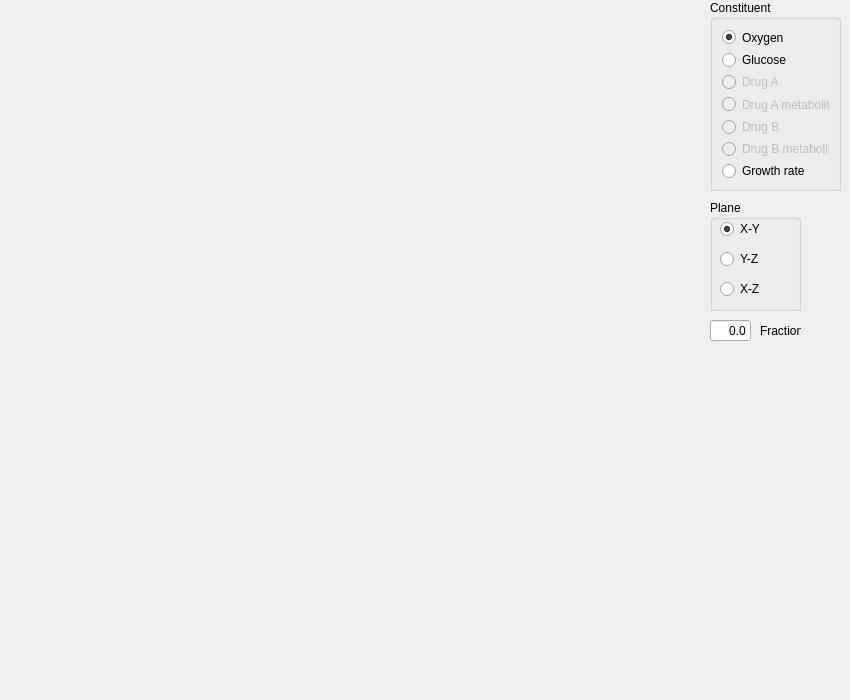
      <widget class="QWidget" name="page_2D">
       <property name="sizePolicy">
        <sizepolicy hsizetype="Fixed" vsizetype="Fixed">
         <horstretch>0</horstretch>
         <verstretch>0</verstretch>
        </sizepolicy>
       </property>
       <property name="maximumSize">
        <size>
         <width>1000</width>
         <height>700</height>
        </size>
       </property>
       <widget class="QWidget" name="widget_canvas" native="true">
        <property name="geometry">
         <rect>
          <x>0</x>
          <y>0</y>
          <width>700</width>
          <height>700</height>
         </rect>
        </property>
        <property name="sizePolicy">
         <sizepolicy hsizetype="Fixed" vsizetype="Fixed">
          <horstretch>0</horstretch>
          <verstretch>0</verstretch>
         </sizepolicy>
        </property>
        <property name="maximumSize">
         <size>
          <width>700</width>
          <height>700</height>
         </size>
        </property>
        <property name="baseSize">
         <size>
          <width>700</width>
          <height>700</height>
         </size>
        </property>
       </widget>
       <widget class="QGroupBox" name="groupBox_constituent">
        <property name="geometry">
         <rect>
          <x>710</x>
          <y>0</y>
          <width>131</width>
          <height>191</height>
         </rect>
        </property>
        <property name="title">
         <string>Constituent</string>
        </property>
        <layout class="QVBoxLayout" name="verticalLayout_3">
         <item>
          <widget class="QRadioButton" name="radioButton_oxygen">
           <property name="text">
            <string>Oxygen</string>
           </property>
           <property name="checked">
            <bool>true</bool>
           </property>
           <attribute name="buttonGroup">
            <string>buttonGroup_constituent</string>
           </attribute>
          </widget>
         </item>
         <item>
          <widget class="QRadioButton" name="radioButton_glucose">
           <property name="text">
            <string>Glucose</string>
           </property>
           <attribute name="buttonGroup">
            <string>buttonGroup_constituent</string>
           </attribute>
          </widget>
         </item>
         <item>
          <widget class="QRadioButton" name="radioButton_drugA">
           <property name="enabled">
            <bool>false</bool>
           </property>
           <property name="text">
            <string>Drug A</string>
           </property>
           <attribute name="buttonGroup">
            <string>buttonGroup_constituent</string>
           </attribute>
          </widget>
         </item>
         <item>
          <widget class="QRadioButton" name="radioButton_drugA_metabolite">
           <property name="enabled">
            <bool>false</bool>
           </property>
           <property name="text">
            <string>Drug A metabolite</string>
           </property>
           <attribute name="buttonGroup">
            <string>buttonGroup_constituent</string>
           </attribute>
          </widget>
         </item>
         <item>
          <widget class="QRadioButton" name="radioButton_drugB">
           <property name="enabled">
            <bool>false</bool>
           </property>
           <property name="text">
            <string>Drug B</string>
           </property>
           <attribute name="buttonGroup">
            <string>buttonGroup_constituent</string>
           </attribute>
          </widget>
         </item>
         <item>
          <widget class="QRadioButton" name="radioButton_drugB_metabolite">
           <property name="enabled">
            <bool>false</bool>
           </property>
           <property name="text">
            <string>Drug B metabolite</string>
           </property>
           <attribute name="buttonGroup">
            <string>buttonGroup_constituent</string>
           </attribute>
          </widget>
         </item>
         <item>
          <widget class="QRadioButton" name="radioButton_growth_rate">
           <property name="text">
            <string>Growth rate</string>
           </property>
           <attribute name="buttonGroup">
            <string>buttonGroup_constituent</string>
           </attribute>
          </widget>
         </item>
        </layout>
       </widget>
       <widget class="QGroupBox" name="groupBox_plane">
        <property name="geometry">
         <rect>
          <x>710</x>
          <y>200</y>
          <width>91</width>
          <height>111</height>
         </rect>
        </property>
        <property name="title">
         <string>Plane</string>
        </property>
        <widget class="QRadioButton" name="radioButton_XY">
         <property name="geometry">
          <rect>
           <x>10</x>
           <y>20</y>
           <width>51</width>
           <height>18</height>
          </rect>
         </property>
         <property name="text">
          <string>X-Y</string>
         </property>
         <property name="checked">
          <bool>true</bool>
         </property>
         <attribute name="buttonGroup">
          <string>buttonGroup_plane</string>
         </attribute>
        </widget>
        <widget class="QRadioButton" name="radioButton_YZ">
         <property name="geometry">
          <rect>
           <x>10</x>
           <y>50</y>
           <width>51</width>
           <height>18</height>
          </rect>
         </property>
         <property name="text">
          <string>Y-Z</string>
         </property>
         <attribute name="buttonGroup">
          <string>buttonGroup_plane</string>
         </attribute>
        </widget>
        <widget class="QRadioButton" name="radioButton_XZ">
         <property name="geometry">
          <rect>
           <x>10</x>
           <y>80</y>
           <width>51</width>
           <height>18</height>
          </rect>
         </property>
         <property name="text">
          <string>X-Z</string>
         </property>
         <attribute name="buttonGroup">
          <string>buttonGroup_plane</string>
         </attribute>
        </widget>
       </widget>
       <widget class="QLineEdit" name="lineEdit_fraction">
        <property name="geometry">
         <rect>
          <x>710</x>
          <y>320</y>
          <width>41</width>
          <height>21</height>
         </rect>
        </property>
        <property name="text">
         <string>0.0</string>
        </property>
        <property name="alignment">
         <set>Qt::AlignRight|Qt::AlignTrailing|Qt::AlignVCenter</set>
        </property>
       </widget>
       <widget class="QLabel" name="label_fraction">
        <property name="geometry">
         <rect>
          <x>760</x>
          <y>320</y>
          <width>41</width>
          <height>21</height>
         </rect>
        </property>
        <property name="text">
         <string>Fraction</string>
        </property>
       </widget>
      </widget>
